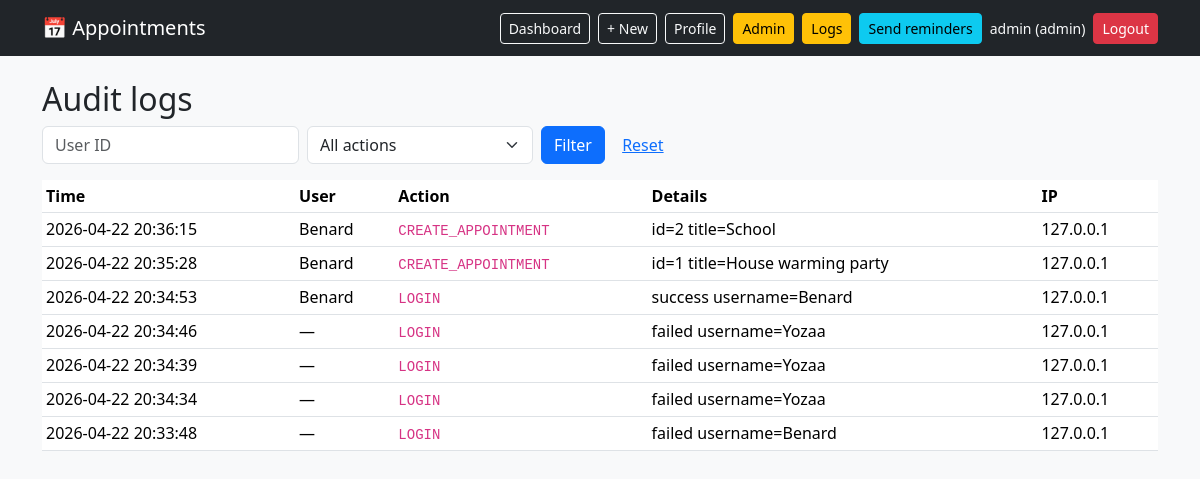
The page /admin/logs (signed in) on the database its author committed.
### tables this page shows
CREATE TABLE audit_logs (
    id INTEGER PRIMARY KEY AUTOINCREMENT,
    user_id INTEGER,
    action TEXT NOT NULL,
    details TEXT,
    ip_address TEXT,
    timestamp DATETIME DEFAULT CURRENT_TIMESTAMP,
    FOREIGN KEY (user_id) REFERENCES users(id) ON DELETE SET NULL
);

CREATE TABLE users (
    id INTEGER PRIMARY KEY AUTOINCREMENT,
    username TEXT UNIQUE NOT NULL,
    password_hash TEXT NOT NULL,
    role TEXT NOT NULL DEFAULT 'user',
    receive_email_reminders INTEGER NOT NULL DEFAULT 1,
    email TEXT,
    created_at DATETIME DEFAULT CURRENT_TIMESTAMP
);

### app.py (the view)
@app.route("/admin/logs")
@role_required("admin")
def admin_logs():
    user_filter = request.args.get("user_id", "").strip()
    action_filter = request.args.get("action", "").strip()
    query = """
        SELECT l.id, l.user_id, u.username, l.action, l.details, l.ip_address, l.timestamp
        FROM audit_logs l LEFT JOIN users u ON u.id = l.user_id
        WHERE 1=1
    """
    params = []
    if user_filter.isdigit():
        query += " AND l.user_id = ?"
        params.append(int(user_filter))
    if action_filter:
        query += " AND l.action = ?"
        params.append(action_filter)
    query += " ORDER BY l.timestamp DESC LIMIT 500"
    db = get_db()
    logs = db.execute(query, params).fetchall()
    actions = db.execute("SELECT DISTINCT action FROM audit_logs ORDER BY action").fetchall()
    return render_template("admin_logs.html", logs=logs, actions=actions,
                           user_filter=user_filter, action_filter=action_filter)

### app.py (called while the page is built)
def get_db() -> sqlite3.Connection:
    if "db" not in g:
        g.db = sqlite3.connect(DATABASE, detect_types=sqlite3.PARSE_DECLTYPES)
        g.db.row_factory = sqlite3.Row
        g.db.execute("PRAGMA foreign_keys = ON")
    return g.db

def login_required(fn):
    @wraps(fn)
    def wrapper(*a, **kw):
        if "user_id" not in session:
            return redirect(url_for("login"))
        last = session.get("last_active")
        now = time.time()
        if last and now - last > SESSION_TIMEOUT_MINUTES * 60:
            session.clear()
            flash("Session expired. Please log in again.", "warning")
            return redirect(url_for("login"))
        session["last_active"] = now
        return fn(*a, **kw)
    return wrapper

def role_required(*roles):
    def deco(fn):
        @wraps(fn)
        @login_required
        def wrapper(*a, **kw):
            if session.get("role") not in roles:
                log_action("ACCESS_DENIED", f"path={request.path} required={roles}")
                abort(403)
            return fn(*a, **kw)
        return wrapper
    return deco

@app.context_processor
def inject_user():
    return {
        "current_user": {
            "id": session.get("user_id"),
            "username": session.get("username"),
            "role": session.get("role"),
        } if "user_id" in session else None
    }

### templates/admin_logs.html (shortened to what this page needs)
{% extends "base.html" %}
{% block content %}
<h2>Audit logs</h2>
<form method="get" class="row g-2 mb-3">
  <div class="col-auto">
    <input type="text" name="user_id" value="{{ user_filter }}" class="form-control" placeholder="User ID">
  </div>
  <div class="col-auto">
    <select name="action" class="form-select">
      <option value="">All actions</option>
    </select>
  </div>
  <div class="col-auto">
    <button class="btn btn-primary">Filter</button>
    <a class="btn btn-link" href="{{ url_for('admin_logs') }}">Reset</a>
  </div>
</form>
<div class="table-responsive">
  <table class="table table-sm bg-white">
    <thead><tr><th>Time</th><th>User</th><th>Action</th><th>Details</th><th>IP</th></tr></thead>
    <tbody>
    {% for l in logs %}
      <tr>
        <td>{{ l.timestamp }}</td>
        <td>{{ l.username or ('uid='~l.user_id if l.user_id else '—') }}</td>
        <td><code>{{ l.action }}</code></td>
        <td>{{ l.details }}</td>
        <td>{{ l.ip_address }}</td>
      </tr>
    {% else %}
      <tr><td colspan="5" class="text-muted">No logs.</td></tr>
    {% endfor %}
    </tbody>
  </table>
</div>
{% endblock %}

### templates/base.html (shortened to what this page needs)
<!doctype html>
<html lang="en">
<head>
  <link href="https://cdn.jsdelivr.net/npm/bootstrap@5.3.3/dist/css/bootstrap.min.css" rel="stylesheet">
</head>
<body class="bg-light">
<nav class="navbar navbar-expand-lg navbar-dark bg-dark">
  <div class="container">
    <a class="navbar-brand" href="{{ url_for('index') }}">📅 Appointments</a>
    <div class="d-flex align-items-center gap-2">
      {% if current_user %}
        <a class="btn btn-sm btn-outline-light" href="{{ url_for('dashboard') }}">Dashboard</a>
        {% if current_user.role != 'guest' %}
          <a class="btn btn-sm btn-outline-light" href="{{ url_for('appointment_new') }}">+ New</a>
        {% endif %}
        <a class="btn btn-sm btn-outline-light" href="{{ url_for('profile') }}">Profile</a>
        {% if current_user.role == 'admin' %}
          <a class="btn btn-sm btn-warning" href="{{ url_for('admin_dashboard') }}">Admin</a>
          <a class="btn btn-sm btn-warning" href="{{ url_for('admin_logs') }}">Logs</a>
          <form method="post" action="{{ url_for('send_reminders') }}" class="d-inline">
            <button class="btn btn-sm btn-info" title="Manually dispatch due email reminders">Send reminders</button>
          </form>
        {% endif %}
        <span class="text-light small">{{ current_user.username }} ({{ current_user.role }})</span>
        <form method="post" action="{{ url_for('logout') }}" class="d-inline">
          <button class="btn btn-sm btn-danger">Logout</button>
        </form>
      {% else %}
        <a class="btn btn-sm btn-outline-light" href="{{ url_for('login') }}">Login</a>
        <a class="btn btn-sm btn-light" href="{{ url_for('register') }}">Register</a>
      {% endif %}
    </div>
  </div>
</nav>
<main class="container py-4">
  {% block content %}{% endblock %}
</main>
</body>
</html>

### rows shown on the page
audit_logs: timestamp "2026-04-22 20:36:15", username "Benard", action "CREATE_APPOINTMENT", details "id=2 title=School", ip_address "127.0.0.1"
audit_logs: timestamp "2026-04-22 20:35:28", username "Benard", action "CREATE_APPOINTMENT", details "id=1 title=House warming party", ip_address "127.0.0.1"
audit_logs: timestamp "2026-04-22 20:34:53", username "Benard", action "LOGIN", details "success username=Benard", ip_address "127.0.0.1"
audit_logs: timestamp "2026-04-22 20:34:46", username "—", action "LOGIN", details "failed username=Yozaa", ip_address "127.0.0.1"
audit_logs: timestamp "2026-04-22 20:34:39", username "—", action "LOGIN", details "failed username=Yozaa", ip_address "127.0.0.1"
audit_logs: timestamp "2026-04-22 20:34:34", username "—", action "LOGIN", details "failed username=Yozaa", ip_address "127.0.0.1"
audit_logs: timestamp "2026-04-22 20:33:48", username "—", action "LOGIN", details "failed username=Benard", ip_address "127.0.0.1"

### other values the page prints
{{ current_user.username }} "admin"
{{ current_user.role }} "admin"
